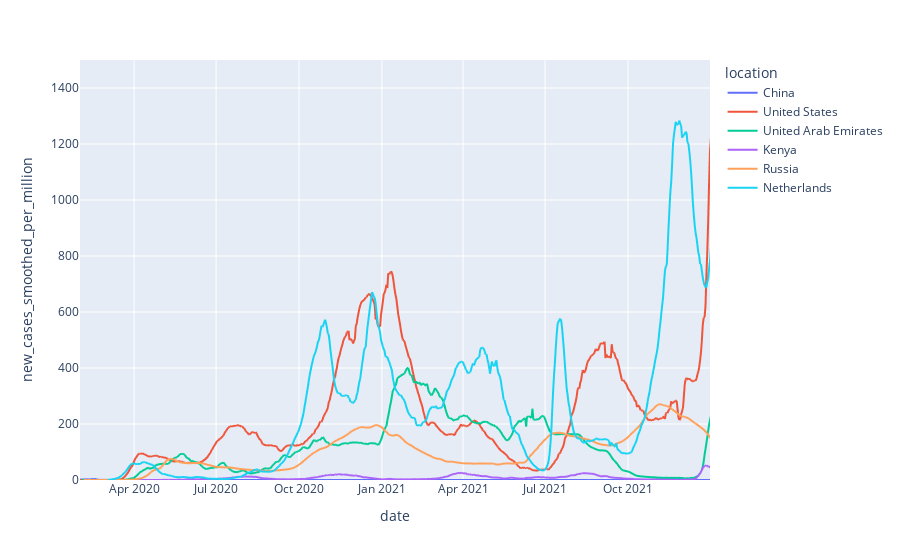

The code cell stored with this chart in its notebook:
### Code cell
fig = px.line(Covid_data_raw_transport, x='date', y= 'new_cases_smoothed_per_million' ,color=Covid_data_raw_transport.index,
                 range_x=['2020-02-01','2021-12-31'], range_y=[0,1500])

fig.show()

### Figure 1 — Plotly figure (JSON) as saved in the notebook; plotly's stock layout.template omitted (floating-point values rounded to 4 significant figures; data arrays with more than 128 entries replaced by an {"elided": "..."} marker saying what was removed)
{"data": [{"hovertemplate": "location=China<br>date=%{x}<br>new_cases_smoothed_per_million=%{y}<extra></extra>", "legendgroup": "China", "line": {"color": "#636efa", "dash": "solid"}, "marker": {"symbol": "circle"}, "mode": "lines", "name": "China", "showlegend": true, "type": "scattergl", "x": {"elided": "994 str values"}, "xaxis": "x", "y": {"elided": "994 float values"}, "yaxis": "y"}, {"hovertemplate": "location=United States<br>date=%{x}<br>new_cases_smoothed_per_million=%{y}<extra></extra>", "legendgroup": "United States", "line": {"color": "#EF553B", "dash": "solid"}, "marker": {"symbol": "circle"}, "mode": "lines", "name": "United States", "showlegend": true, "type": "scattergl", "x": {"elided": "994 str values"}, "xaxis": "x", "y": {"elided": "994 float values"}, "yaxis": "y"}, {"hovertemplate": "location=United Arab Emirates<br>date=%{x}<br>new_cases_smoothed_per_million=%{y}<extra></extra>", "legendgroup": "United Arab Emirates", "line": {"color": "#00cc96", "dash": "solid"}, "marker": {"symbol": "circle"}, "mode": "lines", "name": "United Arab Emirates", "showlegend": true, "type": "scattergl", "x": {"elided": "987 str values"}, "xaxis": "x", "y": {"elided": "987 float values"}, "yaxis": "y"}, {"hovertemplate": "location=Kenya<br>date=%{x}<br>new_cases_smoothed_per_million=%{y}<extra></extra>", "legendgroup": "Kenya", "line": {"color": "#ab63fa", "dash": "solid"}, "marker": {"symbol": "circle"}, "mode": "lines", "name": "Kenya", "showlegend": true, "type": "scattergl", "x": {"elided": "950 str values"}, "xaxis": "x", "y": {"elided": "950 float values"}, "yaxis": "y"}, {"hovertemplate": "location=Russia<br>date=%{x}<br>new_cases_smoothed_per_million=%{y}<extra></extra>", "legendgroup": "Russia", "line": {"color": "#FFA15A", "dash": "solid"}, "marker": {"symbol": "circle"}, "mode": "lines", "name": "Russia", "showlegend": true, "type": "scattergl", "x": {"elided": "985 str values"}, "xaxis": "x", "y": {"elided": "985 float values"}, "yaxis": "y"}, {"hovertemplate": "location=Netherlands<br>date=%{x}<br>new_cases_smoothed_per_million=%{y}<extra></extra>", "legendgroup": "Netherlands", "line": {"color": "#19d3f3", "dash": "solid"}, "marker": {"symbol": "circle"}, "mode": "lines", "name": "Netherlands", "showlegend": true, "type": "scattergl", "x": {"elided": "958 str values"}, "xaxis": "x", "y": {"elided": "958 float values"}, "yaxis": "y"}], "layout": {"legend": {"title": {"text": "location"}, "tracegroupgap": 0}, "margin": {"t": 60}, "xaxis": {"anchor": "y", "domain": [0, 1], "range": ["2020-02-01", "2021-12-31"], "title": {"text": "date"}}, "yaxis": {"anchor": "x", "domain": [0, 1], "range": [0, 1500], "title": {"text": "new_cases_smoothed_per_million"}}}}
